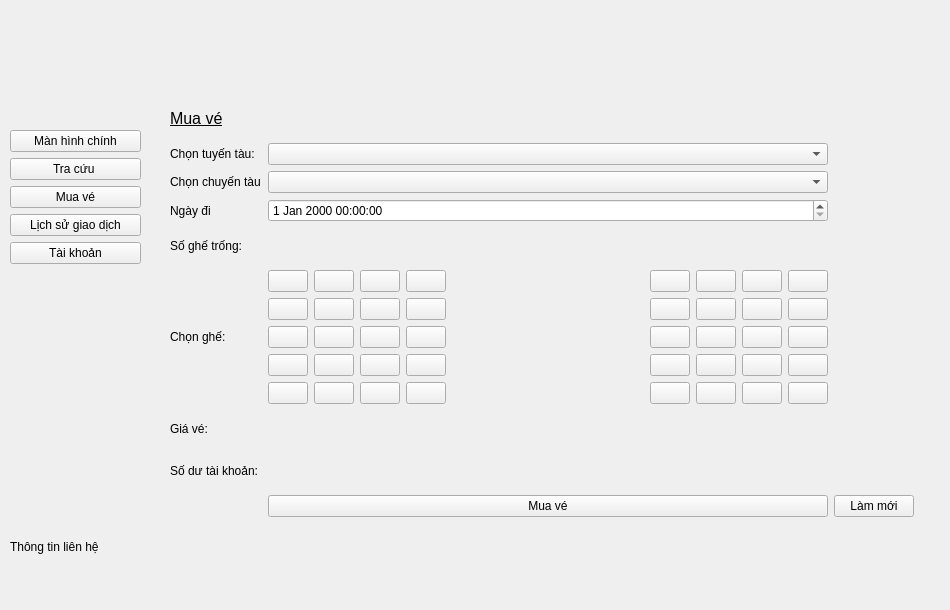
    <widget class="QWidget" name="page_muave">
     <widget class="QWidget" name="verticalLayoutWidget_9">
      <property name="geometry">
       <rect>
        <x>10</x>
        <y>540</y>
        <width>931</width>
        <height>61</height>
       </rect>
      </property>
      <layout class="QVBoxLayout" name="verticalLayout_9">
       <item>
        <widget class="QLabel" name="label_27">
         <property name="text">
          <string>Thông tin liên hệ</string>
         </property>
        </widget>
       </item>
       <item>
        <widget class="QLabel" name="label_mv_ttlh">
         <property name="text">
          <string/>
         </property>
        </widget>
       </item>
       <item>
        <spacer name="verticalSpacer_6">
         <property name="orientation">
          <enum>Qt::Vertical</enum>
         </property>
         <property name="sizeHint" stdset="0">
          <size>
           <width>20</width>
           <height>40</height>
          </size>
         </property>
        </spacer>
       </item>
      </layout>
     </widget>
     <widget class="QWidget" name="verticalLayoutWidget_11">
      <property name="geometry">
       <rect>
        <x>10</x>
        <y>130</y>
        <width>131</width>
        <height>391</height>
       </rect>
      </property>
      <layout class="QVBoxLayout" name="verticalLayout_11">
       <item>
        <widget class="QPushButton" name="pushButton_ms_mhc">
         <property name="text">
          <string>Màn hình chính</string>
         </property>
        </widget>
       </item>
       <item>
        <widget class="QPushButton" name="pushButton_mv_tc">
         <property name="text">
          <string>Tra cứu </string>
         </property>
        </widget>
       </item>
       <item>
        <widget class="QPushButton" name="pushButton_mv_mv">
         <property name="text">
          <string>Mua vé</string>
         </property>
        </widget>
       </item>
       <item>
        <widget class="QPushButton" name="pushButton_mv_lsgd">
         <property name="text">
          <string>Lịch sử giao dịch</string>
         </property>
        </widget>
       </item>
       <item>
        <widget class="QPushButton" name="pushButton_mv_tk">
         <property name="text">
          <string>Tài khoản</string>
         </property>
        </widget>
       </item>
       <item>
        <spacer name="verticalSpacer_10">
         <property name="orientation">
          <enum>Qt::Vertical</enum>
         </property>
         <property name="sizeHint" stdset="0">
          <size>
           <width>20</width>
           <height>40</height>
          </size>
         </property>
        </spacer>
       </item>
      </layout>
     </widget>
     <widget class="QWidget" name="gridLayoutWidget_5">
      <property name="geometry">
       <rect>
        <x>170</x>
        <y>100</y>
        <width>757</width>
        <height>417</height>
       </rect>
      </property>
      <layout class="QGridLayout" name="gridLayout_5">
       <item row="2" column="2">
        <widget class="QComboBox" name="comboBox_mv_tuyen_tau"/>
       </item>
       <item row="1" column="0">
        <widget class="QLabel" name="label_28">
         <property name="text">
          <string>&lt;html&gt;&lt;head/&gt;&lt;body&gt;&lt;p&gt;&lt;span style=&quot; font-size:12pt; text-decoration: underline;&quot;&gt;Mua vé&lt;/span&gt;&lt;/p&gt;&lt;/body&gt;&lt;/html&gt;</string>
         </property>
        </widget>
       </item>
       <item row="5" column="0">
        <widget class="QLabel" name="label_29">
         <property name="text">
          <string>Ngày đi</string>
         </property>
        </widget>
       </item>
       <item row="8" column="2">
        <layout class="QGridLayout" name="gridLayout_8">
         <item row="2" column="4">
          <widget class="QPushButton" name="pushButton_g33">
           <property name="text">
            <string/>
           </property>
          </widget>
         </item>
         <item row="4" column="4">
          <widget class="QPushButton" name="pushButton_g35">
           <property name="text">
            <string/>
           </property>
          </widget>
         </item>
         <item row="1" column="4">
          <widget class="QPushButton" name="pushButton_g32">
           <property name="text">
            <string/>
           </property>
          </widget>
         </item>
         <item row="0" column="2">
          <widget class="QPushButton" name="pushButton_g21">
           <property name="text">
            <string/>
           </property>
          </widget>
         </item>
         <item row="1" column="2">
          <widget class="QPushButton" name="pushButton_g22">
           <property name="text">
            <string/>
           </property>
          </widget>
         </item>
         <item row="2" column="2">
          <widget class="QPushButton" name="pushButton_g23">
           <property name="text">
            <string/>
           </property>
          </widget>
         </item>
         <item row="4" column="2">
          <widget class="QPushButton" name="pushButton_g25">
           <property name="text">
            <string/>
           </property>
          </widget>
         </item>
         <item row="3" column="2">
          <widget class="QPushButton" name="pushButton_g24">
           <property name="text">
            <string/>
           </property>
          </widget>
         </item>
         <item row="1" column="0">
          <widget class="QPushButton" name="pushButton_g2">
           <property name="text">
            <string/>
           </property>
          </widget>
         </item>
         <item row="2" column="0">
          <widget class="QPushButton" name="pushButton_g3">
           <property name="text">
            <string/>
           </property>
          </widget>
         </item>
         <item row="2" column="8">
          <widget class="QPushButton" name="pushButton_k23">
           <property name="text">
            <string/>
           </property>
          </widget>
         </item>
         <item row="0" column="0">
          <widget class="QPushButton" name="pushButton_g1">
           <property name="text">
            <string/>
           </property>
          </widget>
         </item>
         <item row="1" column="8">
          <widget class="QPushButton" name="pushButton_k22">
           <property name="text">
            <string/>
           </property>
          </widget>
         </item>
         <item row="0" column="9">
          <widget class="QPushButton" name="pushButton_k31">
           <property name="text">
            <string/>
           </property>
          </widget>
         </item>
         <item row="0" column="8">
          <widget class="QPushButton" name="pushButton_k21">
           <property name="text">
            <string/>
           </property>
          </widget>
         </item>
         <item row="1" column="9">
          <widget class="QPushButton" name="pushButton_k32">
           <property name="text">
            <string/>
           </property>
          </widget>
         </item>
         <item row="2" column="9">
          <widget class="QPushButton" name="pushButton_k33">
           <property name="text">
            <string/>
           </property>
          </widget>
         </item>
         <item row="3" column="9">
          <widget class="QPushButton" name="pushButton_k34">
           <property name="text">
            <string/>
           </property>
          </widget>
         </item>
         <item row="3" column="0">
          <widget class="QPushButton" name="pushButton_g4">
           <property name="text">
            <string/>
           </property>
          </widget>
         </item>
         <item row="2" column="1">
          <widget class="QPushButton" name="pushButton_g13">
           <property name="text">
            <string/>
           </property>
          </widget>
         </item>
         <item row="1" column="1">
          <widget class="QPushButton" name="pushButton_17">
           <property name="text">
            <string/>
           </property>
          </widget>
         </item>
         <item row="0" column="1">
          <widget class="QPushButton" name="pushButton_g11">
           <property name="text">
            <string/>
           </property>
          </widget>
         </item>
         <item row="3" column="8">
          <widget class="QPushButton" name="pushButton_k24">
           <property name="text">
            <string/>
           </property>
          </widget>
         </item>
         <item row="3" column="1">
          <widget class="QPushButton" name="pushButton_g14">
           <property name="text">
            <string/>
           </property>
          </widget>
         </item>
         <item row="3" column="5">
          <spacer name="horizontalSpacer">
           <property name="orientation">
            <enum>Qt::Horizontal</enum>
           </property>
           <property name="sizeHint" stdset="0">
            <size>
             <width>40</width>
             <height>20</height>
            </size>
           </property>
          </spacer>
         </item>
         <item row="4" column="1">
          <widget class="QPushButton" name="pushButton_g15">
           <property name="text">
            <string/>
           </property>
          </widget>
         </item>
         <item row="4" column="8">
          <widget class="QPushButton" name="pushButton_k25">
           <property name="text">
            <string/>
           </property>
          </widget>
         </item>
         <item row="4" column="9">
          <widget class="QPushButton" name="pushButton_k35">
           <property name="text">
            <string/>
           </property>
          </widget>
         </item>
         <item row="0" column="4">
          <widget class="QPushButton" name="pushButton_g31">
           <property name="text">
            <string/>
           </property>
          </widget>
         </item>
         <item row="3" column="4">
          <widget class="QPushButton" name="pushButton_g34">
           <property name="text">
            <string/>
           </property>
          </widget>
         </item>
         <item row="4" column="0">
          <widget class="QPushButton" name="pushButton_g5">
           <property name="text">
            <string/>
           </property>
          </widget>
         </item>
         <item row="1" column="7">
          <widget class="QPushButton" name="pushButton_k12">
           <property name="text">
            <string/>
           </property>
          </widget>
         </item>
         <item row="0" column="7">
          <widget class="QPushButton" name="pushButton_k11">
           <property name="text">
            <string/>
           </property>
          </widget>
         </item>
         <item row="4" column="7">
          <widget class="QPushButton" name="pushButton_k15">
           <property name="text">
            <string/>
           </property>
          </widget>
         </item>
         <item row="3" column="7">
          <widget class="QPushButton" name="pushButton_k14">
           <property name="text">
            <string/>
           </property>
          </widget>
         </item>
         <item row="2" column="7">
          <widget class="QPushButton" name="pushButton_k13">
           <property name="text">
            <string/>
           </property>
          </widget>
         </item>
         <item row="0" column="6">
          <widget class="QPushButton" name="pushButton_k1">
           <property name="text">
            <string/>
           </property>
          </widget>
         </item>
         <item row="1" column="6">
          <widget class="QPushButton" name="pushButton_k2">
           <property name="text">
            <string/>
           </property>
          </widget>
         </item>
         <item row="2" column="6">
          <widget class="QPushButton" name="pushButton_k3">
           <property name="text">
            <string/>
           </property>
          </widget>
         </item>
         <item row="3" column="6">
          <widget class="QPushButton" name="pushButton_k4">
           <property name="text">
            <string/>
           </property>
          </widget>
         </item>
         <item row="4" column="6">
          <widget class="QPushButton" name="pushButton_k5">
           <property name="text">
            <string/>
           </property>
          </widget>
         </item>
        </layout>
       </item>
       <item row="9" column="2">
        <widget class="QLabel" name="label_mv_gia_ve">
         <property name="text">
          <string/>
         </property>
        </widget>
       </item>
       <item row="10" column="0">
        <widget class="QLabel" name="label_40">
         <property name="text">
          <string>Số dư tài khoản: </string>
         </property>
        </widget>
       </item>
       <item row="2" column="0">
        <widget class="QLabel" name="label_32">
         <property name="text">
          <string>Chọn tuyến tàu:</string>
         </property>
        </widget>
       </item>
       <item row="3" column="2">
        <widget class="QComboBox" name="comboBox_mv_chuyen"/>
       </item>
       <item row="11" column="2">
        <widget class="QPushButton" name="pushButton_mv_mv_2">
         <property name="text">
          <string>Mua vé</string>
         </property>
        </widget>
       </item>
       <item row="3" column="0">
        <widget class="QLabel" name="label_35">
         <property name="text">
          <string>Chọn chuyến tàu</string>
         </property>
        </widget>
       </item>
       <item row="9" column="0">
        <widget class="QLabel" name="label_38">
         <property name="text">
          <string>Giá vé:</string>
         </property>
        </widget>
       </item>
       <item row="6" column="0">
        <widget class="QLabel" name="label_34">
         <property name="text">
          <string>Số ghế trống:</string>
         </property>
        </widget>
       </item>
       <item row="6" column="2">
        <widget class="QLabel" name="label_ghe_trong">
         <property name="text">
          <string/>
         </property>
        </widget>
       </item>
       <item row="8" column="0">
        <widget class="QLabel" name="label_37">
         <property name="text">
          <string>Chọn ghế:</string>
         </property>
        </widget>
       </item>
       <item row="11" column="4">
        <widget class="QLabel" name="label_41">
         <property name="text">
          <string/>
         </property>
        </widget>
       </item>
       <item row="11" column="3">
        <widget class="QPushButton" name="pushButton_mv_mv_3">
         <property name="text">
          <string>Làm mới</string>
         </property>
        </widget>
       </item>
       <item row="10" column="2">
        <widget class="QLabel" name="label_mv_sdtk">
         <property name="text">
          <string/>
         </property>
        </widget>
       </item>
       <item row="5" column="2">
        <widget class="QDateTimeEdit" name="dateTimeEdit_2"/>
       </item>
      </layout>
     </widget>
    </widget>
